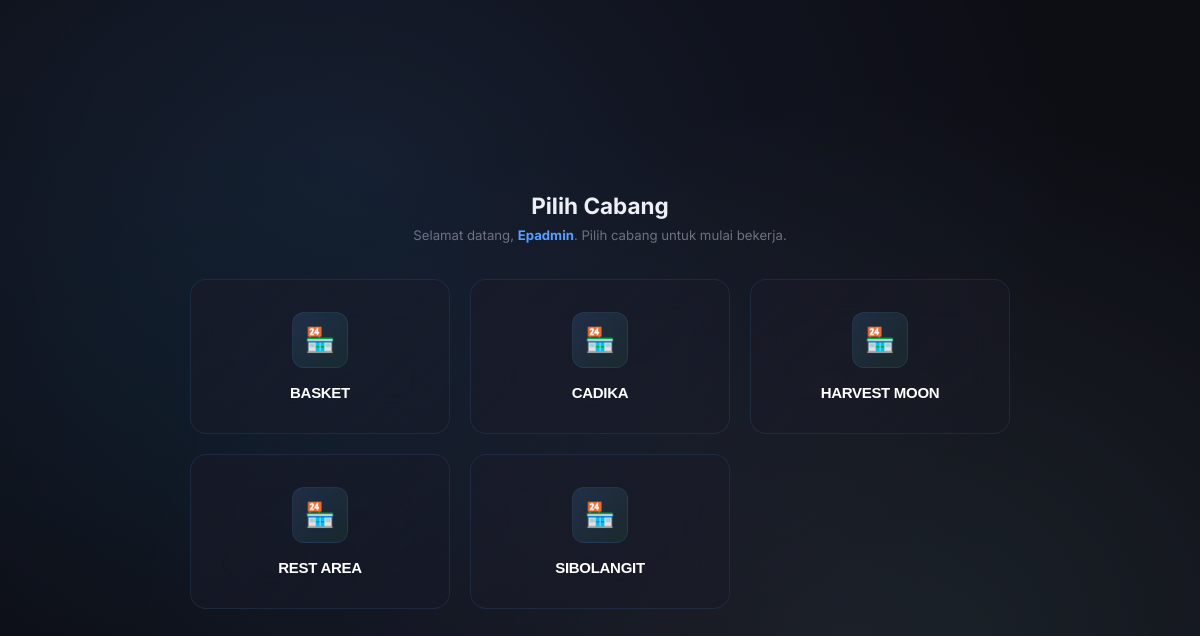
Screenshot of /select-branch (signed in) with the database file from the repository.
### app/models.py (models this page shows)
class User(UserMixin, db.Model):
    __tablename__ = 'users'
    id = db.Column(db.Integer, primary_key=True)
    username = db.Column(db.String(80), unique=True, nullable=False)
    password_hash = db.Column(db.String(256), nullable=False)
    role = db.Column(db.String(20), nullable=False, default='staff')
    created_at = db.Column(db.DateTime, default=datetime.utcnow)
    transactions = db.relationship('Transaction', backref='user', lazy='dynamic')
    allowed_branches = db.relationship('Branch', secondary=user_branch, backref='allowed_users', lazy='dynamic')
    def is_admin(self):
        return self.role == 'admin'

class Branch(db.Model):
    __tablename__ = 'branches'
    id = db.Column(db.Integer, primary_key=True)
    name = db.Column(db.String(100), unique=True, nullable=False)
    transactions = db.relationship('Transaction', backref='branch', lazy='dynamic')

### app/routes/auth.py (the view, shortened to what this page needs)
@auth_bp.route('/select-branch', methods=['GET', 'POST'])
@login_required
def select_branch():
    if current_user.is_admin():
        branches = Branch.query.order_by(Branch.name).all()
    else:
        branches = current_user.allowed_branches.order_by(Branch.name).all()
    return render_template('select_branch.html', branches=branches)

### app/templates/select_branch.html (shortened to what this page needs)
{% extends "base.html" %}
{% block body %}
<div class="login-wrapper">
  <div style="width:100%;max-width:860px;padding:20px;">
    <div style="text-align:center;margin-bottom:36px;" class="fade-in">
      <h1 style="font-size:1.5rem;font-weight:700;margin-bottom:8px;">Pilih Cabang</h1>
      <p style="color:var(--text-muted);font-size:0.88rem;">
        Selamat datang, <strong style="color:var(--accent-blue);">{{ current_user.username }}</strong>.
        Pilih cabang untuk mulai bekerja.
      </p>
    </div>
    {% if branches|length > 0 %}
    <div class="branch-grid fade-in">
      {% for branch in branches %}
      <form method="POST" action="{{ url_for('auth.select_branch') }}" style="display:contents;">
        <button type="submit" class="branch-card" id="branch-{{ branch.id }}">
          <div class="icon">🏪</div>
          <div class="name">{{ branch.name }}</div>
        </button>
      </form>
      {% endfor %}
    </div>
    {% else %}
    <div class="empty-state fade-in">
      <div class="icon">🔒</div>
      <p>Anda belum memiliki akses ke cabang manapun.</p>
      <p style="font-size:0.82rem;color:var(--text-muted);margin-top:8px;">Hubungi admin untuk mendapatkan akses cabang.</p>
    </div>
    {% endif %}
  </div>
</div>
{% endblock %}

### app/static/css/style.css (style rules this page uses)
:root { --bg-primary: #0d0d14; --bg-secondary: #151520; --bg-card: #1a1a28; --bg-card-hover: #21212f; --bg-input: #11111a; --bg-sidebar: #121218; --text-primary: #f0f0f5; --text-secondary: #a0a0b0; --text-muted: #707080; --accent-blue: #5b9fff; --accent-green: #3dd66f; --accent-orange: #ff9d3d; --accent-red: #ff6b6b; --accent-purple: #b89fff; --accent-cyan: #1dd1a1; --accent-brand: #00a8e8; --gradient-blue: linear-gradient(135deg, #5b9fff 0%, #2d6fc1 100%); --gradient-green: linear-gradient(135deg, #3dd66f 0%, #0fa958 100%); --gradient-orange: linear-gradient(135deg, #ff9d3d 0%, #da6817 100%); --gradient-red: linear-gradient(135deg, #ff6b6b 0%, #c41e3a 100%); --gradient-purple: linear-gradient(135deg, #b89fff 0%, #7c3aed 100%); --gradient-brand: linear-gradient(135deg, #00a8e8 0%, #0081b4 100%); --border-color: rgba(255,255,255,0.08); --border-glow: rgba(91,159,255,0.2); --radius-sm: 8px; --radius-md: 12px; --radius-lg: 16px; --radius-xl: 20px; --shadow-sm: 0 2px 8px rgba(0,0,0,0.4); --shadow-md: 0 4px 20px rgba(0,0,0,0.5); --shadow-lg: 0 8px 40px rgba(0,0,0,0.6); --shadow-glow: 0 0 30px rgba(91,159,255,0.12); --sidebar-width: 270px; --topbar-height: 68px; --transition: all 0.25s cubic-bezier(0.4, 0, 0.2, 1); }
*, *::before, *::after { box-sizing: border-box; margin: 0; padding: 0; }
html { font-size: 15px; scroll-behavior: smooth; }
body { font-family: 'Inter', -apple-system, sans-serif; background: var(--bg-primary); color: var(--text-primary); min-height: 100vh; -webkit-font-smoothing: antialiased; }
.login-wrapper { min-height: 100vh; display: flex; align-items: center; justify-content: center; background: radial-gradient(ellipse at 30% 20%, rgba(91,159,255,0.1) 0%, transparent 60%), radial-gradient(ellipse at 70% 80%, rgba(184,159,255,0.08) 0%, transparent 60%), var(--bg-primary); position: relative; overflow: hidden; }
.login-wrapper::before { content: ''; position: absolute; inset: 0; background: radial-gradient(circle at 20% 50%, rgba(0,168,232,0.05) 0%, transparent 50%), radial-gradient(circle at 80% 80%, rgba(61,214,111,0.05) 0%, transparent 50%); pointer-events: none; }
.branch-grid { display: grid; grid-template-columns: repeat(auto-fill, minmax(220px, 1fr)); gap: 20px; max-width: 900px; margin: 0 auto; }
.branch-card { background: linear-gradient(135deg, rgba(26, 26, 40, 0.6), rgba(26, 26, 40, 0.3)); backdrop-filter: blur(20px); border: 1px solid rgba(91,159,255,0.12); border-radius: var(--radius-lg); padding: 32px 24px; text-align: center; cursor: pointer; transition: var(--transition); position: relative; overflow: hidden; }
.branch-card::before { content: ''; position: absolute; top: 0; left: 0; right: 0; height: 3px; background: var(--gradient-brand); opacity: 0; transition: var(--transition); }
.branch-card .icon { width: 56px; height: 56px; border-radius: var(--radius-md); background: linear-gradient(135deg, rgba(91,159,255,0.15), rgba(61,214,111,0.08)); border: 1px solid rgba(91,159,255,0.1); display: flex; align-items: center; justify-content: center; margin: 0 auto 16px; font-size: 1.6rem; }
.branch-card .name { font-weight: 700; font-size: 1rem; color: #fff; letter-spacing: -0.3px; }
.fade-in { animation: slideUp 0.4s ease; }

### rows the page displays
User: username "Epadmin"
Branch: name "BASKET"
Branch: name "CADIKA"
Branch: name "HARVEST MOON"
Branch: name "REST AREA"
Branch: name "SIBOLANGIT"
